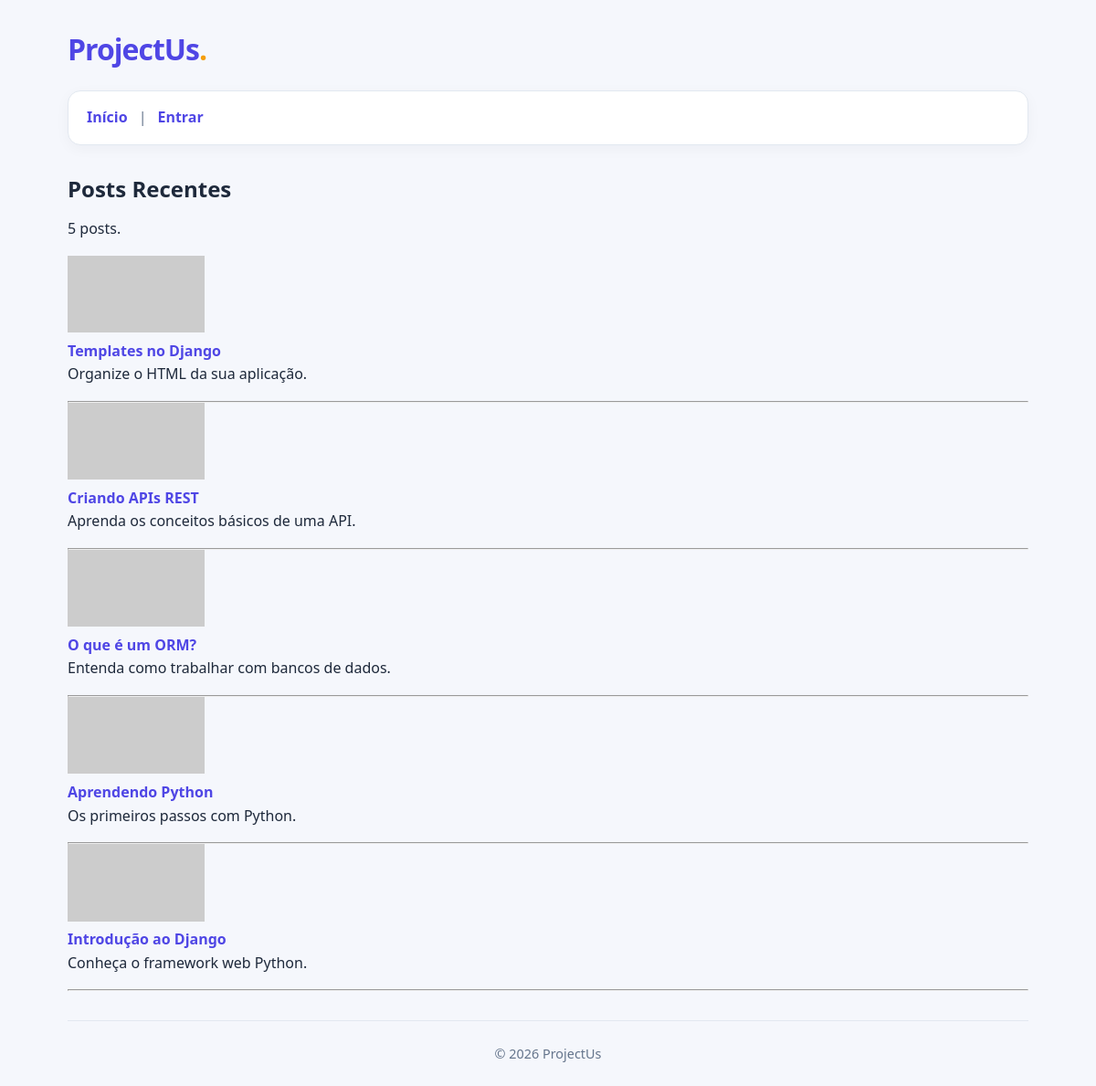
The page / on the database its author committed.
### projectus/models.py (models this page shows, shortened)
class Post(models.Model):
    user = models.ForeignKey(
        settings.AUTH_USER_MODEL,
        on_delete=models.CASCADE,
        related_name='posts'
    )
    title = models.CharField(max_length=200)
    summary = models.CharField(max_length=255)
    created_at = models.DateTimeField(auto_now_add=True)
    thumbnail = models.URLField()
    textbody = models.TextField()
    is_active = models.BooleanField(default=True)
    is_deleted = models.BooleanField(default=False)

### projectus/views/home.py (the view)
# urls.py: path('', views.home, name='home'),
def home(request):
    posts = Post.objects.filter(
        is_active=True,
        is_deleted=False
    ).order_by('-created_at')
    total = len(posts)
    return render(
        request,
        'projectus/home.html',
        {
            'tag_title': f'{settings.SITENAME}',
            'posts': posts,
            'total': total
        }
    )

### projectus/context_processors.py (called while the page is built)
def global_context(request):
    return {
        'site_name': settings.SITENAME,
    }

### projectus/templates/projectus/home.html
{% extends 'projectus/_base.html' %}
{% block content %}
<section>
    <h2>Posts Recentes</h2>
    <p>{{ total }} posts.</p>
    {% for post in posts %}
    <div>
        <img src="{{ post.thumbnail }}" alt="{{ post.title }}" width="150">
        <h4><a href="{% url 'post_view' id=post.id  %}">{{ post.title }}</a></h4>
        <p>{{ post.summary }}</p>
    </div>
    <hr>
    {% empty %}
    <p>Não achei nada.</p>
    {% endfor %}
</section>
{% endblock %}

### projectus/static/projectus/style.css (style rules this page uses)
* { margin: 0; padding: 0; box-sizing: border-box; }
:root { --primary: #4f46e5; --primary-hover: #4338ca; --background: #f5f7fc; --surface: #ffffff; --text: #1e293b; --text-light: #64748b; --border: #e2e8f0; }
body { font-family: "Segoe UI", Arial, sans-serif; background: var(--background); color: var(--text); line-height: 1.6; min-height: 100vh; }
h2, h3 { color: var(--text); line-height: 1.3; margin-bottom: 16px; }
p { margin-bottom: 16px; }
main a { color: var(--primary); text-decoration: none; }

### rows shown on the page
Post: title "Templates no Django", summary "Organize o HTML da sua aplicação."
Post: title "Criando APIs REST", summary "Aprenda os conceitos básicos de uma API."
Post: title "O que é um ORM?", summary "Entenda como trabalhar com bancos de dados."
Post: title "Aprendendo Python", summary "Os primeiros passos com Python."
Post: title "Introdução ao Django", summary "Conheça o framework web Python."

### other values the page prints
{{ total }} "5"
{{ site_name }} "ProjectUs"
